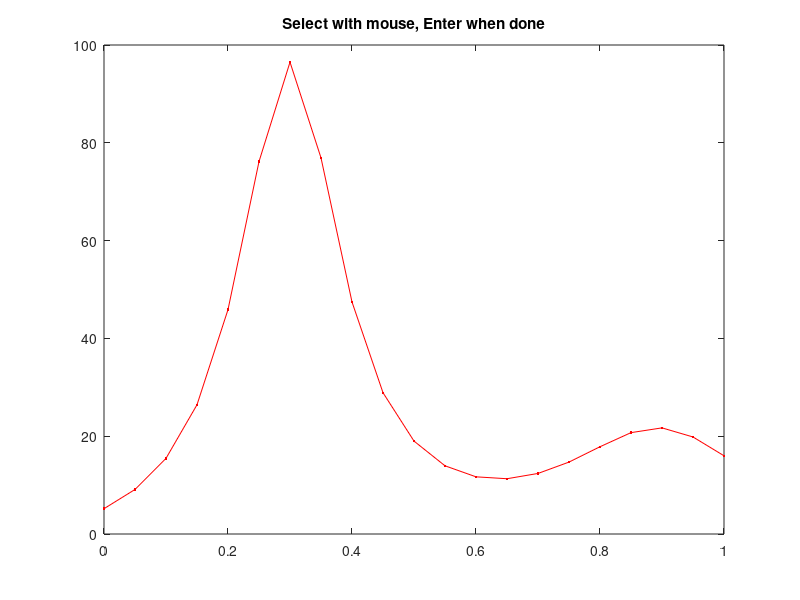

Here is the MATLAB script that generated this plot: (Note: this script raises an error after producing the figure.)
clf;
[px,py]=humps;
plot(px,py,'r.-');
title('Select with mouse, Enter when done');
[x,y] = ginput;
k=convhull(x,y);
vi=inpolygon(px,py,x(k),y(k));
hold on;
plot(x(k),y(k),px(vi),py(vi),'ko');